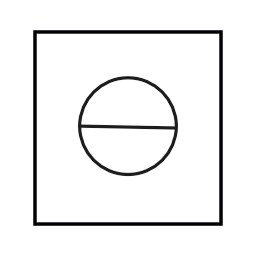
//> input picture chalenges/case-03.png, 256 x 256 px
$ ./main ../chalenges/case-03.png   (built with g++ and OpenCV 4)
//> lines starting //> are read from the running program, lines starting //| are printed output that depends on the picture; after the words box and inside, x2 and y2 are one past the last pixel; in counts of white or black regions, pixels touching at a corner belong together
### processing/morphologicals/morphologicals.hpp
#ifndef SKETCHFILLER_MORPHOLOGICAL_H
#define SKETCHFILLER_MORPHOLOGICAL_H
#include <opencv2/core/mat.hpp>

namespace processing::morphologicals {
    using namespace cv;

    void detect_gap_areas( InputArray src, OutputArray dst, int distance);

}


#endif //SKETCHFILLER_MORPHOLOGICAL_H

### processing/pixels/pixels.hpp
#ifndef SKETCH_FILLER_PIXELS_HPP
#define SKETCH_FILLER_PIXELS_HPP
#include "opencv2/imgproc.hpp"

namespace processing::pixels {

    using namespace cv;
    using namespace std;
    void debug_thinning_strategy(Mat& thinning_output, Mat& working_mat);
}
#endif

### processing/morphologicals/morphologicals.cpp
#include "morphologicals.hpp"
#include <opencv2/core.hpp>
#include "opencv2/imgproc.hpp"
#include "opencv2/highgui.hpp"
#include <iostream>

namespace processing::morphologicals {

    int erosion_type = MORPH_ELLIPSE;

    void detect_gap_areas(InputArray input, OutputArray output, int distance){
        Mat processed = input.getMat().clone();

        Mat element = getStructuringElement( erosion_type,
                                             Size( 2*distance + 1, 2*distance+1 ),
                                             Point( distance, distance ) );

        dilate( processed, processed, element );
        erode( processed, processed, element );

        bitwise_xor(input, processed,processed );

        output.assign(processed);
    }
}

### showroom/main.cpp
#include <iostream>
#include <sstream>
#include <string>
#include <filesystem>

#include <opencv2/imgcodecs.hpp>
#include <opencv2/highgui.hpp>
#include <opencv2/imgproc.hpp>

#include "thinning.hpp"
#include "polygons.hpp"
#include "pixels.hpp"
#include "points.hpp"
#include "morphologicals.hpp"

namespace fs = std::filesystem;
using namespace cv;

int brush_size = 5;

int main(int argc, char *argv[]) {
    if(argc>=2){
        std::string in_file = argv[1];


        std::cout << "Open: " << in_file << std::endl;

        Mat source = cv::imread(in_file, IMREAD_UNCHANGED);
//> source is the input picture: 256 rows x 256 cols, CV_8UC3; mean B, G, R 240.6, 240.5, 240.5
        if(!source.empty())
        {

            // Step Clean up the image
            Mat working_mat;
            {
                cvtColor(source, working_mat, COLOR_BGR2GRAY);
                threshold(working_mat, working_mat, 100, 255, THRESH_BINARY);
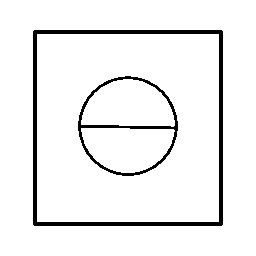
//> working_mat: 256 rows x 256 cols, CV_8UC1; 93.7% white; 2 black regions, box (x1, y1, x2, y2) and area: (33, 30, 223, 226) 3020, (78, 76, 178, 176) 1135
                bitwise_not(working_mat, working_mat);
            }

            {
                //final output
                Mat result;
                cvtColor(working_mat, result,COLOR_GRAY2RGB);

                //hotspot
                Mat hotspot5;
                processing::morphologicals::detect_gap_areas(working_mat,hotspot5, 5);
//> in detect_gap_areas, `erode( processed, processed, element );`: processed: 256 rows x 256 cols, CV_8UC1; 6.5% white; 2 white regions, box (x1, y1, x2, y2) and area: (33, 30, 223, 226) 3052, (78, 76, 178, 176) 1193
//> in detect_gap_areas, `bitwise_xor(input, processed,processed );`:
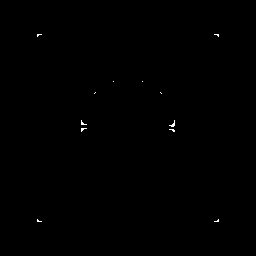
//> processed: 256 rows x 256 cols, CV_8UC1; 0.14% white in thin lines or dots, all inside (x1, y1, x2, y2) = (37, 34, 219, 222)
                result.setTo(Scalar(255,255,0),hotspot5 );
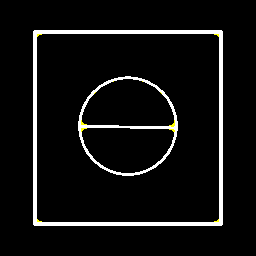
//> result: 256 rows x 256 cols, CV_8UC3; mean R, G, B 16.5, 16.5, 16.2

                bitwise_not(result, result);

                //save
                std::stringstream ss;
                fs::path parsed = fs::path(in_file);
                fs::path out_path =parsed.parent_path();
                out_path /= parsed.stem();
                out_path += "_outline_gap.png";
                imwrite(out_path.string(), result);
                std::cout << "Save: " << out_path << std::endl;
            }
        }
        else{
            std::cout << "Could not read the image: " << in_file << std::endl;
        }
    } else{
        std::cout << "add the file path to command line!" << std::endl;
    }

}
